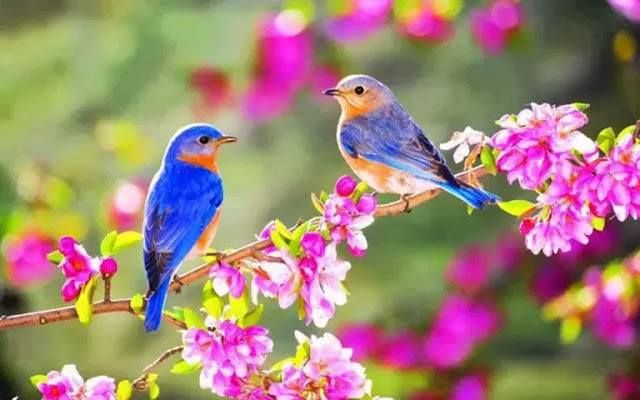
#> input picture nice_birds.jpg, 640 x 400 px
$ python write_on_frames.py
#> lines starting #> are read from the running program, lines starting #| are printed output that depends on the picture; after the words box and inside, x2 and y2 are one past the last pixel; in counts of white or black regions, pixels touching at a corner belong together
import cv2

img = cv2.imread("nice_birds.jpg")
#> img is the input picture: shape (400, 640, 3); mean B, G, R 119.1, 132.5, 159.8

cv2.putText(img, "This is bird pick", (100, 100),3, 1.0, (10, 240, 30), 2)
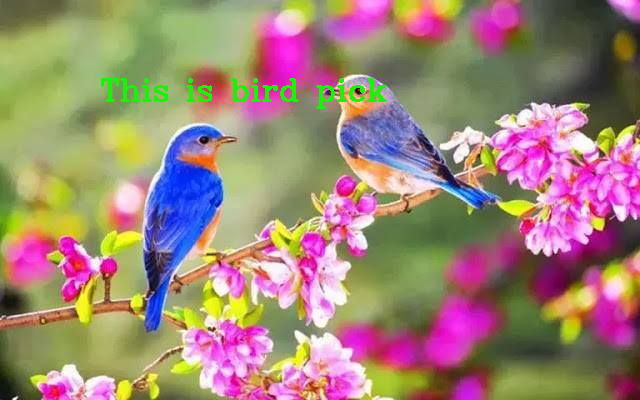
#> img: shape (400, 640, 3); 0.89% of pixels changed, all inside (x1, y1, x2, y2) = (101, 78, 387, 109)
cv2.imshow("nice_birds.jpg", img)

cv2.waitKey(0)
